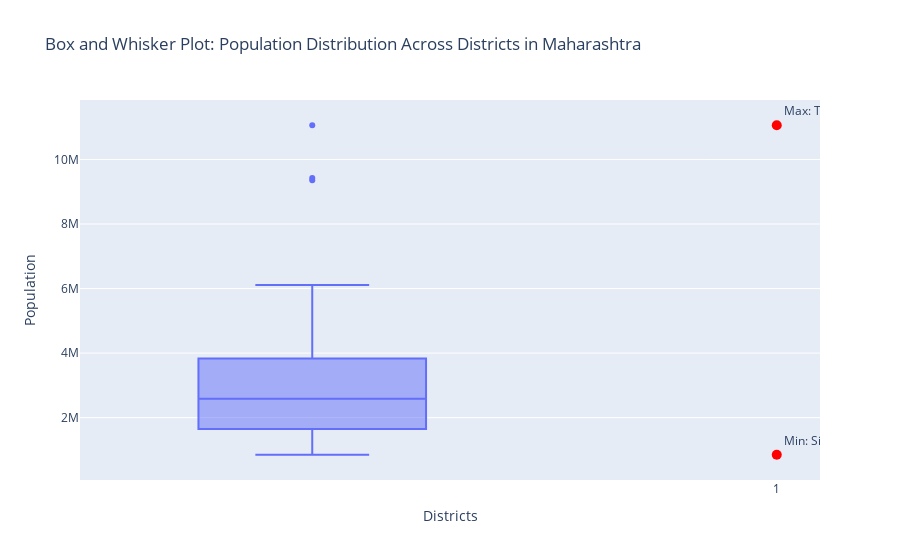

The code cell stored with this chart in its notebook:
### Markdown cell above
#### 3.2 Box and Whisker Plot

### Code cell
# Create the box plot for population
fig = px.box(df, y="Population", title="Box and Whisker Plot: Population Distribution Across Districts in Maharashtra")

max_population = df.loc[df["Population"].idxmax()]
min_population = df.loc[df["Population"].idxmin()]

# Add annotations for max and min districts
fig.add_trace(
    go.Scatter(
        x=[1, 1],  # Position annotations over the boxplot
        y=[max_population["Population"], min_population["Population"]],
        text=[
            f"Max: {max_population['District name']} ({max_population['Population']})",
            f"Min: {min_population['District name']} ({min_population['Population']})",
        ],
        mode="markers+text",
        textposition="top right",
        marker=dict(color="red", size=10),
    )
)

fig.update_layout(yaxis_title="Population", xaxis_title="Districts", showlegend=False)
fig.show()

### Figure 1 — Plotly figure (JSON) as saved in the notebook; plotly's stock layout.template omitted (floating-point values rounded to 4 significant figures)
{"data": [{"alignmentgroup": "True", "hovertemplate": "Population=%{y}<extra></extra>", "legendgroup": "", "marker": {"color": "#636efa"}, "name": "", "notched": false, "offsetgroup": "", "orientation": "v", "showlegend": false, "type": "box", "x0": " ", "xaxis": "x", "y": [1648295, 2050862, 4229917, 2586258, 1813906, 1197160, 2888445, 1300774, 4653570, 1200334, 1322507, 1072942, 2204307, 2772348, 3361292, 1177345, 1836086, 1959046, 3701282, 6107187, 11060148, 9356962, 3085411, 2634200, 9429408, 4543159, 2585049, 2454196, 1657576, 4317756, 3003741, 1615069, 849651, 3876001, 2822143], "y0": " ", "yaxis": "y"}, {"marker": {"color": "red", "size": 10}, "mode": "markers+text", "text": ["Max: Thane (11060148)", "Min: Sindhudurg (849651)"], "textposition": "top right", "type": "scatter", "x": [1, 1], "y": [11060148, 849651]}], "layout": {"boxmode": "group", "legend": {"tracegroupgap": 0}, "showlegend": false, "title": {"text": "Box and Whisker Plot: Population Distribution Across Districts in Maharashtra"}, "xaxis": {"anchor": "y", "domain": [0, 1], "title": {"text": "Districts"}}, "yaxis": {"anchor": "x", "domain": [0, 1], "title": {"text": "Population"}}}}
